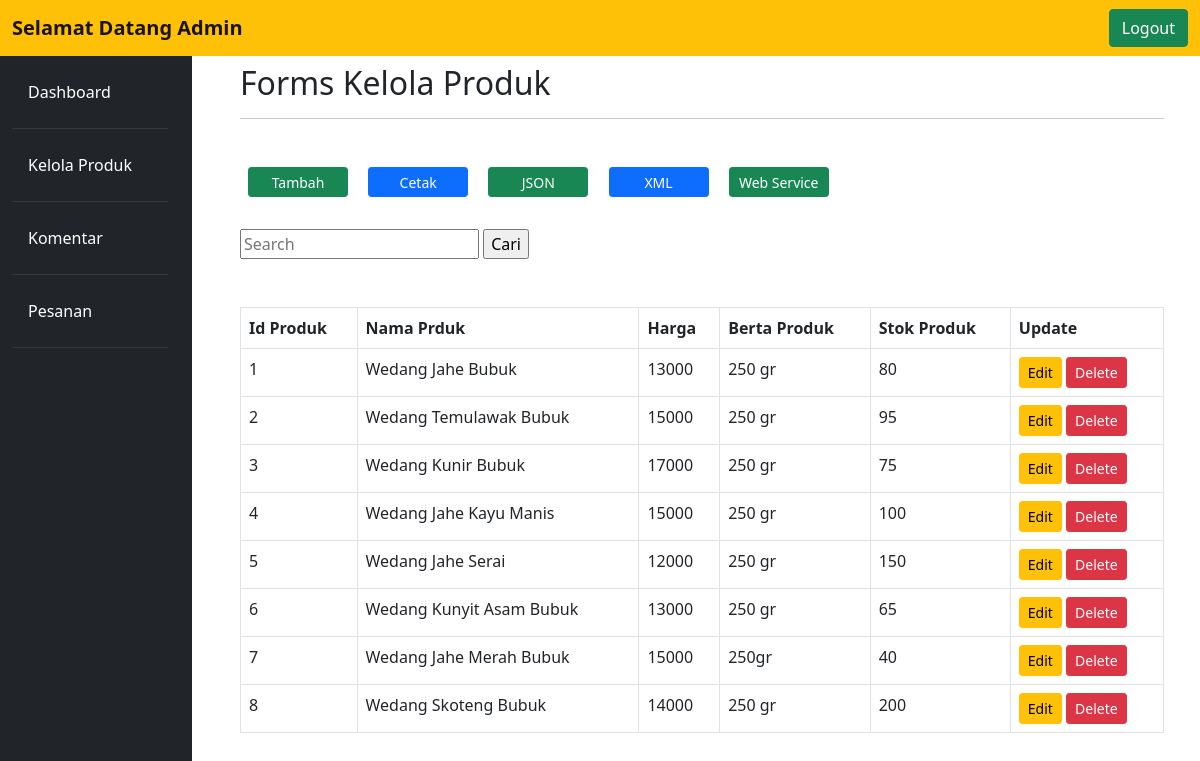
The page /dashboardadmin/form.php (signed in) on the database its author committed.
### tables this page shows
CREATE TABLE `data_barang` (
  `id_produk` varchar(100) NOT NULL,
  `nama_produk` varchar(200) NOT NULL,
  `harga_produk` varchar(100) NOT NULL,
  `berat_produk` varchar(100) NOT NULL,
  `stok` int(250) NOT NULL
);

### dashboardadmin/form.php (the view, shortened to what this page needs)
<?php
include_once("koneksi.php");
if(isset($_SESSION['email'])){
?>
<!doctype html>
<html lang="en">
  <head>
    <link href="https://cdn.jsdelivr.net/npm/bootstrap@5.1.3/dist/css/bootstrap.min.css" rel="stylesheet">
     <link rel="stylesheet" type="text/css" href="admin.css">
  </head>
  <body>
  <nav class="navbar navbar-expand-lg navbar-light bg-warning fixed-top">
  <div class="container-fluid">
    <a class="navbar-brand" href="#"><b>Selamat Datang Admin</b></a>
      <form class="d-flex">
      <a href="logout.php" class="btn btn-success square-btn-adjust">Logout</a>
      </form>
    </div>
</nav>
<div class="row no-gutters mt-5">
    <div class="col-md-2 bg-dark mt-14 pr-3 pt-4 p-4">
    <ul class="nav flex-column ml-3 mb-5" style=" height: 1000px;">
    <li class="nav-item">
    <a class="nav-link text-white" href="dashboard.php">Dashboard</a><hr class="bg-secondary">
  </li>
  <li class="nav-item">
    <a class="nav-link text-white" style="margin-right:15px" href="form.php">Kelola Produk</a><hr class="bg-secondary">
  </li>
  <li class="nav-item">
    <a class="nav-link text-white" href="komentar.php">Komentar</a><hr class="bg-secondary">
  </li>
  <li class="nav-item">
    <a class="nav-link text-white" href="pesanan.php">Pesanan</a><hr class="bg-secondary">
  </li>
</ul>
    </div>
    <div class="col-md-10 p-5 pt-3">
        <div class="row">
                    <div class="col-md-12">
                     <h2>Forms Kelola Produk </h2><hr> <br>
                        <a style=" width:100px; height:30px;" href="tambah.php" class="btn btn-success btn-sm m-2"> Tambah </a>
                        <a href="lap_produk.php" class="btn btn-primary btn-sm m-2" style="margin-left: 5px; width:100px; height:30px;"> Cetak </a>
                        <a href="barang_json.php" class="btn btn-success btn-sm m-2" style="margin-left: 5px; width:100px; height:30px;"> JSON </a>
                        <a href="barang_xml.php" class="btn btn-primary btn-sm m-2" style="margin-left: 5px; width:100px; height:30px;"> XML </a>
                        <a href="akses_produk.php" class="btn btn-success btn-sm m-2" style="margin-left: 5px; width:100px; height:30px;"> Web Service </a>
                        <br><br>
                        <form action="" method="get">
                            <input type="text" placeholder="Search" name="cari" >
                            <input type="submit" value="Cari">
                        </form>
            <br><br>
            <table width='80%' border=1 class="table table-bordered ">
            <tr>
                <th>Id Produk</th>
                <th>Nama Prduk</th>
                <th>Harga</th>
                <th>Berta Produk</th>
                <th>Stok Produk</th>
                <th>Update</th>
            </tr>
<?php if(isset($_GET['cari'])){
    $cari = $_GET['cari'];
    $sql="select * from data_barang where nama_produk like'%".$cari."%'";
    $tampil = mysqli_query($conn,$sql);
    }else{
    $sql="select * from data_barang";
    $tampil = mysqli_query($conn,$sql);
    }
?>
            <?php
                    while($user_data = mysqli_fetch_array($tampil)) {
                        echo "<tr>";
                        echo "<td>".$user_data['id_produk']."</td>";
                        echo "<td>".$user_data['nama_produk']."</td>";
                        echo "<td>".$user_data['harga_produk']."</td>";
                        echo "<td>".$user_data['berat_produk']."</td>";
                        echo "<td>".$user_data['stok']."</td>";
                        echo "<td><a href='edit.php?id_produk=$user_data[id_produk]' class='btn btn-warning btn-sm'>Edit</a>
                                     <a href='delete.php?id_produk=$user_data[id_produk]' class='btn btn-danger btn-sm'>Delete</a>                         </td>
                             </tr>";
                        }
                 ?>
                    </table>
                </div>
    </div>
  </body>
      <?php
  }else{
      header("Location: loginadmin.php");
      exit();
  }
  ?>
</html>

### rows shown on the page
data_barang: id_produk "1", nama_produk "Wedang Jahe Bubuk", harga_produk "13000", berat_produk "250 gr", stok "80"
data_barang: id_produk "2", nama_produk "Wedang Temulawak Bubuk", harga_produk "15000", berat_produk "250 gr", stok "95"
data_barang: id_produk "3", nama_produk "Wedang Kunir Bubuk", harga_produk "17000", berat_produk "250 gr", stok "75"
data_barang: id_produk "4", nama_produk "Wedang Jahe Kayu Manis", harga_produk "15000", berat_produk "250 gr", stok "100"
data_barang: id_produk "5", nama_produk "Wedang Jahe Serai", harga_produk "12000", berat_produk "250 gr", stok "150"
data_barang: id_produk "6", nama_produk "Wedang Kunyit Asam Bubuk", harga_produk "13000", berat_produk "250 gr", stok "65"
data_barang: id_produk "7", nama_produk "Wedang Jahe Merah Bubuk", harga_produk "15000", berat_produk "250gr", stok "40"
data_barang: id_produk "8", nama_produk "Wedang Skoteng Bubuk", harga_produk "14000", berat_produk "250 gr", stok "200"
